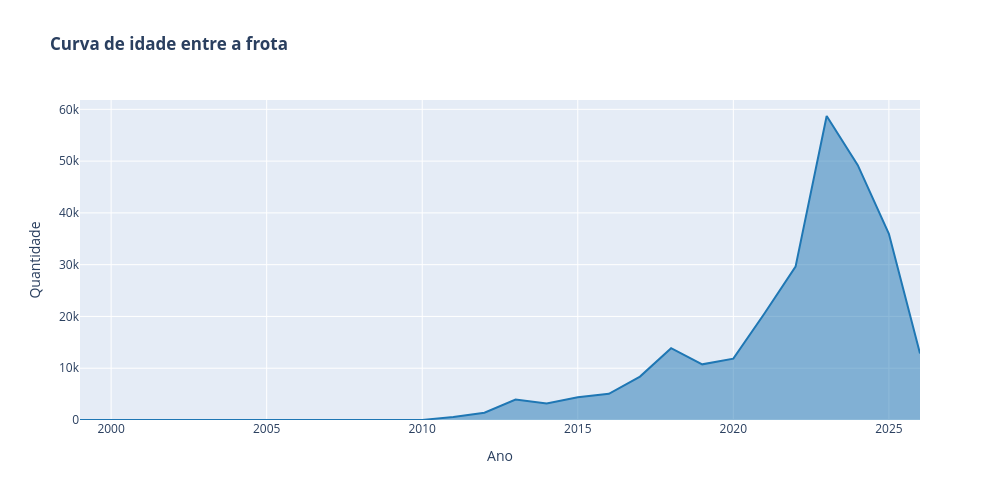

Notebook cell for this chart:
### Code cell
# Agrupando por ano
# Com isso podemos chegar a duas possíveis conclusões, 1: as pessoas estão adotando EVs com um boom definitivo a partir de 2020 
# ou 2: As pessoas trocam de carro com frequência; logo não sabemos de seu veículo anterior já era elétrico.

evolucao_anual = df_limpo["Model Year"].value_counts().sort_index().reset_index()
evolucao_anual.columns = ["Ano", "Quantidade"]

fig = px.area(evolucao_anual, 
            x="Ano", 
            y="Quantidade",
            title="<b>Curva de idade entre a frota<b>", 
            width=1000, 
            height=500)
             

fig.update_traces(line_color='#1f77b4')

fig.show()

### Figure 1 — Plotly figure (JSON) as saved in the notebook; plotly's stock layout.template omitted (floating-point values rounded to 4 significant figures)
{"data": [{"fillpattern": {"shape": ""}, "hovertemplate": "Ano=%{x}<br>Quantidade=%{y}<extra></extra>", "legendgroup": "", "line": {"color": "#1f77b4"}, "marker": {"symbol": "circle"}, "mode": "lines", "name": "", "orientation": "v", "showlegend": false, "stackgroup": "1", "type": "scatter", "x": [1999, 2000, 2002, 2003, 2008, 2010, 2011, 2012, 2013, 2014, 2015, 2016, 2017, 2018, 2019, 2020, 2021, 2022, 2023, 2024, 2025, 2026], "xaxis": "x", "y": [2, 8, 1, 1, 20, 23, 589, 1395, 3961, 3210, 4389, 5061, 8383, 13863, 10752, 11857, 20564, 29620, 58714, 49221, 35972, 12848], "yaxis": "y"}], "layout": {"height": 500, "legend": {"tracegroupgap": 0}, "title": {"text": "<b>Curva de idade entre a frota<b>"}, "width": 1000, "xaxis": {"anchor": "y", "domain": [0, 1], "title": {"text": "Ano"}}, "yaxis": {"anchor": "x", "domain": [0, 1], "title": {"text": "Quantidade"}}}}
